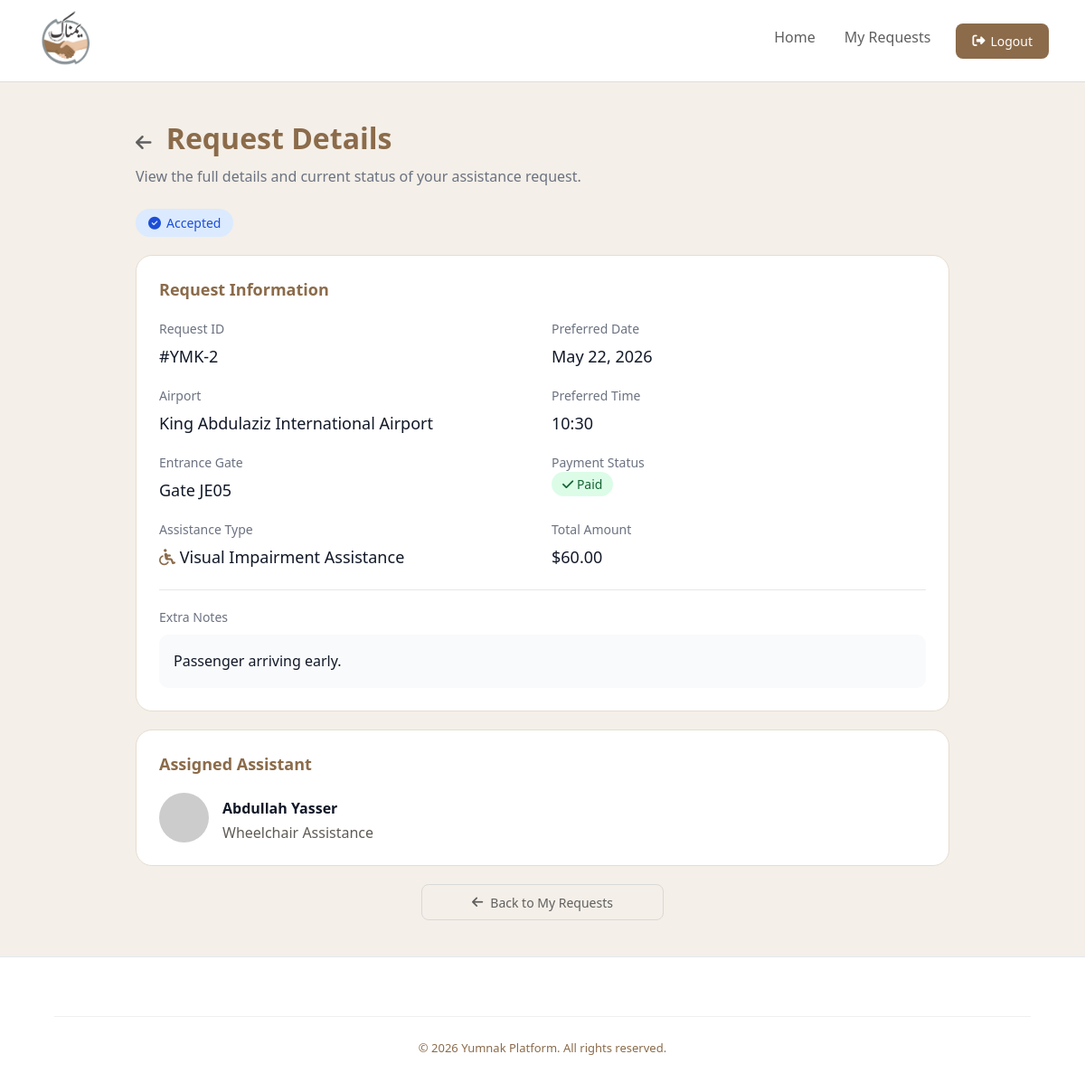
Page /Request-Details-U.php?id=2 (signed in) on the committed database.
### tables this page shows
CREATE TABLE ASSISTANCE_REQUEST (
    RequestID INT(11) AUTO_INCREMENT PRIMARY KEY,
    PreferredTime DATETIME NOT NULL,
    Date DATETIME DEFAULT CURRENT_TIMESTAMP,
    ExtraNote VARCHAR(255),
    Status ENUM('Pending', 'Accepted', 'Rejected', 'Cancelled', 'Completed') DEFAULT 'Pending', 
    IsPaid BOOLEAN DEFAULT FALSE,
    TravelerID INT NOT NULL,
    AdminID INT,
    AssistantID INT,
    GateID VARCHAR(50) NOT NULL,
    FOREIGN KEY (TravelerID) REFERENCES TRAVELER(UserID) ON DELETE CASCADE,
    FOREIGN KEY (AdminID) REFERENCES ADMIN(AdminID) ON DELETE SET NULL,
    FOREIGN KEY (AssistantID) REFERENCES ASSISTANT(AssistantID) ON DELETE SET NULL,
    FOREIGN KEY (GateID) REFERENCES GATE(GateID) ON DELETE RESTRICT
);

CREATE TABLE ASSISTANT (
    AssistantID INT(11) AUTO_INCREMENT PRIMARY KEY,
    Name VARCHAR(100) NOT NULL,
    Phone VARCHAR(20) NOT NULL,
    Email VARCHAR(100) UNIQUE NOT NULL,
    Specialization ENUM(
        'Wheelchair Assistance', 
        'Mobility Assistance', 
        'Visual Impairment Assistance', 
        'Hearing Impairment Assistance', 
        'Cognitive Assistance'
    ) NOT NULL,
    AdminID INT,
    FOREIGN KEY (AdminID) REFERENCES ADMIN(AdminID) ON DELETE SET NULL
);

### Request-Details-U.php (the view, shortened to what this page needs)
<?php
require 'db_connection.php';
$travelerID = $_SESSION['user_id'];
$requestID = $_GET['id'];
$sql = "
SELECT
    ar.RequestID,
    ar.PreferredTime,
    ar.Date,
    ar.ExtraNote,
    ar.Status,
    ar.IsPaid,
    ar.GateID,
    a.AirportName,
    ass.Name AS AssistantName,
    ass.Specialization,
    GROUP_CONCAT(at.AssistanceName SEPARATOR ', ') AS AssistanceTypes,
    SUM(at.Price) AS TotalAmount,
    MAX(r.ReviewID) AS ReviewID
FROM ASSISTANCE_REQUEST ar
LEFT JOIN GATE g ON ar.GateID = g.GateID
LEFT JOIN AIRPORT a ON g.AirportID = a.AirportID
LEFT JOIN ASSISTANT ass ON ar.AssistantID = ass.AssistantID
LEFT JOIN REQUEST_TYPE rt ON ar.RequestID = rt.RequestID
LEFT JOIN ASSISTANCE_TYPE at ON rt.AssistanceTypeID = at.AssistanceTypeID
LEFT JOIN REVIEW r ON ar.RequestID = r.RequestID
WHERE ar.RequestID = ? AND ar.TravelerID = ?
GROUP BY ar.RequestID
";
$stmt = mysqli_prepare($conn, $sql);
mysqli_stmt_bind_param($stmt, "ii", $requestID, $travelerID);
mysqli_stmt_execute($stmt);
$result = mysqli_stmt_get_result($stmt);
$request = mysqli_fetch_assoc($result);
function statusClass($status) {
    return match ($status) {
        'Pending' => 'pending',
        'Accepted' => 'accepted',
        'Completed' => 'completed',
        'Rejected' => 'rejected',
        'Cancelled' => 'cancelled',
        default => ''
    };
}
?>
<!DOCTYPE html>
<html lang="en">
<head>
  <link rel="stylesheet" href="styleR.css">
  <link rel="stylesheet" href="https://cdnjs.cloudflare.com/ajax/libs/font-awesome/6.5.2/css/all.min.css">
</head>
<body>
<header>
  <div class="logo">
    <img src="Image/Yumnak-Logo.png" alt="Yumnak Logo">
  </div>
  <nav>
    <a href="user-dashboard.php">Home</a>
    <a href="my-requests.php">My Requests</a>
  </nav>
  <div class="logout">
    <button onclick="window.location.href='logout.php'">
      <i class="fas fa-sign-out-alt" aria-hidden="true"></i>
      Logout
    </button>
  </div>
</header>
<main class="details-container">
<h2 class="page-title">
  <i class="fa-solid fa-arrow-left back-icon" aria-hidden="true"></i>
  Request Details
</h2>
<p class="page-subtitle">
  View the full details and current status of your assistance request.
</p>
<div class="status-badge <?= statusClass($request['Status']) ?>">
  <i class="fa-solid fa-circle-check" aria-hidden="true"></i>
  <?= htmlspecialchars($request['Status']) ?>
</div>
<div class="details-box">
  <h2>Request Information</h2>
  <div class="details-grid">
    <div>
      <span>Request ID</span>
      <p>#YMK-<?= htmlspecialchars($request['RequestID']) ?></p>
    </div>
    <div>
      <span>Preferred Date</span>
      <p><?= date("F d, Y", strtotime($request['PreferredTime'])) ?></p>
    </div>
    <div>
      <span>Airport</span>
      <p><?= htmlspecialchars($request['AirportName']) ?></p>
    </div>
    <div>
      <span>Preferred Time</span>
      <p><?= date("H:i", strtotime($request['PreferredTime'])) ?></p>
    </div>
    <div>
      <span>Entrance Gate</span>
      <p>Gate <?= htmlspecialchars($request['GateID']) ?></p>
    </div>
    <div>
      <span>Payment Status</span>
      <p id="paid">
        <i class="fa-solid fa-check" aria-hidden="true" ></i>
        <?= $request['IsPaid'] ? 'Paid' : 'Not Paid' ?>
      </p>
    </div>
    <div>
      <span>Assistance Type</span>
      <p>
        <i class="fa-solid fa-wheelchair chairicon" aria-hidden="true"></i>
        <?= htmlspecialchars($request['AssistanceTypes'] ?? 'Not specified') ?>
      </p>
    </div>
    <div>
      <span>Total Amount</span>
      <p>$<?= number_format($request['TotalAmount'] ?? 0, 2) ?></p>
    </div>
  </div>
  <div class="notes">
    <span class="notes-title">Extra Notes</span>
    <p><?= htmlspecialchars($request['ExtraNote'] ?: 'No extra notes provided.') ?></p>
  </div>
</div>
<div class="details-box">
  <h2>Assigned Assistant</h2>
  <?php if ($request['AssistantName']): ?>
    <div class="assistant-info">
      <img src="https://ui-avatars.com/api/?name=<?= urlencode($request['AssistantName']) ?>&background=random" alt="Assistant Avatar" >
      <div>
        <p class="assistant-name"><?= htmlspecialchars($request['AssistantName']) ?></p>
        <span><?= htmlspecialchars($request['Specialization']) ?></span>
      </div>
    </div>
  <?php else: ?>
    <p>No assistant assigned yet.</p>
  <?php endif; ?>
</div>
<div class="details-actions">
  <button type="button" class="btn back">
    <i class="fa-solid fa-arrow-left" aria-hidden="true" ></i>
    Back to My Requests
  </button>
</div>
</main>
<footer class="footer">
  <div class="footer-bottom">
    &copy; 2026 Yumnak Platform. All rights reserved.
  </div>
</footer>
</body>
</html>

### styleR.css (style rules this page uses)
* { margin: 0; padding: 0; box-sizing: border-box; font-family: "Segoe UI", sans-serif; }
body { background: #f4efe8; color: #5f5a55; font-family: "Segoe UI", sans-serif; }
header { display: flex; align-items: center; justify-content: space-between; padding: 10px 40px; background: #FFFFFF; border-bottom: 1px solid #ddd; }
.logo img { width: 65px; height: 65px; border-radius: 50%; }
.logout button { background: #8B6B4A; color: white; border: none; padding: 10px 18px; border-radius: 8px; font-size: 14px; cursor: pointer; display: flex; align-items: center; gap: 6px; transition: 0.3s; }
nav { display: flex; gap: 32px; margin-left: auto; margin-right: 28px; }
nav a { text-decoration: none; color: #5F5F5F; font-size: 16px; font-weight: 500; padding-bottom: 8px; }
.accepted { background: #DBEAFE; color: #1D4ED8; }
.btn { width: 145px; height: 40px; border: none; border-radius: 8px; font-size: 14px; cursor: pointer; display: flex; align-items: center; justify-content: center; gap: 8px; }
.btn { transition: all 0.2s ease; }
.footer { background-color: #ffffff; width: 100%; padding: 40px 60px; border-top: 1px solid #e2e8f0; margin-top: auto; box-sizing: border-box; }
.footer-bottom { text-align: center; padding-top: 25px; margin-top: 25px; border-top: 1px solid #f0f0f0; font-size: 13px; color: #8b6b4a; }
.details-container { width: 900px; margin: 40px auto; }
.page-title { font-size: 32px; color: #8B6B4A; margin-bottom: 10px; font-weight: 700; }
.page-subtitle { font-size: 16px; color: #6B7280; margin-bottom: 25px; }
.status-badge { display: inline-flex; align-items: center; gap: 6px; padding: 6px 14px; border-radius: 999px; font-size: 14px; margin-bottom: 20px; }
.details-box { background: #ffffff; border: 1px solid #e7ddd1; border-radius: 18px; padding: 25px; margin-bottom: 20px; }
.details-box h2 { color: #8B6B4A; margin-bottom: 20px; font-size: 18px; }
.details-grid { display: grid; grid-template-columns: 1fr 1fr; gap: 20px; }
.details-grid span { font-size: 14px; color: #6B7280; }
.details-grid p { font-weight: 400; color: #111827; font-size: 18px; padding-top: 8px; }
.chairicon { color: #8B6B4A; }
#paid { background: #DCFCE7; color: #166534; padding: 4px 12px; border-radius: 999px; font-size: 14px; width: fit-content; }
.notes { margin-top: 24px; padding-top: 20px; border-top: 1px solid #E5E7EB; }
.notes-title { display: block; font-size: 14px; color: #6B7280; margin-bottom: 10px; }
.notes p { background: #F9FAFB; padding: 16px; border-radius: 10px; color: #111827; font-size: 16px; line-height: 1.7; }
.assistant-info { display: flex; align-items: center; gap: 15px; }
.assistant-info img { width: 55px; height: 55px; border-radius: 50%; }
.assistant-name { font-weight: 600; color: #111827; padding: 5px 0px; }
.details-actions { display: flex; justify-content: center; gap: 20px; margin-top: 20px; }
.btn.back { background: #f4efe8; border: 1px solid #D9D9D9; color: #5F5F5F; padding: 12px 24px; width: 267.33px; }
.back-icon { cursor: pointer; margin-right: 8px; color: #5F5F5F; font-size: 20px; }

### rows in the picture
assistance_request: Status "Accepted", RequestID "2", PreferredTime "May 22, 2026", PreferredTime "10:30", GateID "JE05", ExtraNote "Passenger arriving early.", AssistantID.Name "Abdullah Yasser", AssistantID.Specialization "Wheelchair Assistance"

### other values in the picture
$request['AirportName'] "King Abdulaziz International Airport"
$request['AssistanceTypes'] "Visual Impairment Assistance"
$request['TotalAmount'] "60.00"
